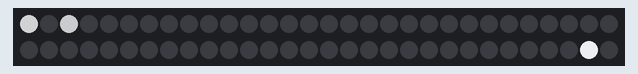
Recording of a sketch running on a simulated Arduino Uno, built with avr-gcc and run on an emulated ATmega328P. Shown: 60 RGB LEDs in strip order, left to right, continuing on the next row.

Above: at 0.16 s.
At 2.76 s:
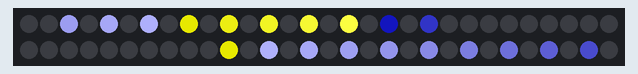
At 5.03 s:
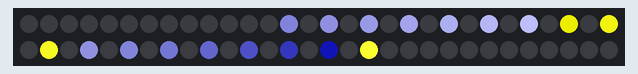
At 10.23 s:
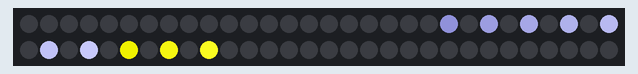
At 16.4 s:
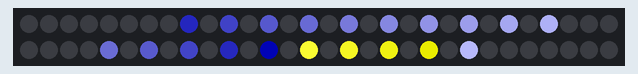
At 20.63 s:
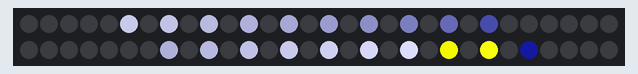

Measured:
- by itself, everything shown: repeats every 19.5 s, in 60 steps

The sketch:

strobe_fromBothSides.ino
```cpp
// Simple NeoPixel test.  Lights just a few pixels at a time so a
// long strip can safely be powered from Arduino 5V pin.  Arduino
// may nonetheless hiccup when LEDs are first connected and not
// accept code.  So upload code first, unplug USB, connect pixels
// to GND FIRST, then +5V and digital pin 6, then re-plug USB.
// A working strip will show a few pixels moving down the line,
// cycling between red, green and blue.  If you get no response,
// might be connected to wrong end of strip -- look for the data
// direction arrows printed on the strip.

#include <Adafruit_NeoPixel.h>

#define PIN    6
#define N_LEDS 60 // 5 meter reel @ 30 LEDs/m

Adafruit_NeoPixel strip = Adafruit_NeoPixel(N_LEDS, PIN, NEO_GRB + NEO_KHZ800);

void setup() {
  strip.begin();
}

void loop() {
  strobe(0xff0000); // Red
  //chase(0x00FF00, true); // Green
  //bothdir(0x0000FF); // Blue
  //chase(0x00FF00, false); // Green
}

static void strobe(uint32_t c) {
  uint8_t n = 30;
  uint32_t sub = 0x101010;

  // draw
  uint16_t iopp = strip.numPixels()+16;
  uint16_t p = -16;
  uint16_t popp = iopp;
  for(uint16_t i=0; i<strip.numPixels(); i++) {

      //from front
      strip.setPixelColor(p  , c); // Draw new pixel
      c-=sub;
      p+=2;
      strip.setPixelColor(p  , c); // Draw new pixel
      c-=sub;
      p+=2;
      strip.setPixelColor(p  , c); // Draw new pixel
      c-=sub;
      p+=2;
      strip.setPixelColor(p  , c); // Draw new pixel
      c-=sub;
      p+=2;
      strip.setPixelColor(p  , c); // Draw new pixel
      c-=sub;
      p+=2;
      strip.setPixelColor(p  , c); // Draw new pixel
      c-=sub;
      p+=2;
      strip.setPixelColor(p  , c); // Draw new pixel
      c-=sub;
      p+=2;
      strip.setPixelColor(p  , c); // Draw new pixel
      c-=sub;
      p+=2;
      strip.setPixelColor(p  , c); // Draw new pixel
      c-=sub;
      p+=2;
      strip.setPixelColor(p  , c); // Draw new pixel
      c-=sub;
      p-=17;

      //from back
      strip.setPixelColor(popp  , c); // Draw new pixel
      c-=sub;
      popp-=2;
      strip.setPixelColor(popp  , c); // Draw new pixel
      c-=sub;
      popp-=2;
      strip.setPixelColor(popp  , c); // Draw new pixel
      c-=sub;
      popp-=2;
      strip.setPixelColor(popp  , c); // Draw new pixel
      c-=sub;
      popp-=2;
      strip.setPixelColor(popp  , c); // Draw new pixel
      c-=sub;
      popp-=2;
      strip.setPixelColor(popp  , c); // Draw new pixel
      c-=sub;
      popp-=2;
      strip.setPixelColor(popp  , c); // Draw new pixel
      c-=sub;
      popp-=2;
      strip.setPixelColor(popp  , c); // Draw new pixel
      c-=sub;
      popp-=2;
      strip.setPixelColor(popp  , c); // Draw new pixel
      c-=sub;
      popp-=2;
      strip.setPixelColor(popp  , c); // Draw new pixel
      c-=sub;
      popp+=17;

      strip.show();
      delay(10);

      // erase all
      for(uint16_t i=0; i<strip.numPixels(); i++) {
        strip.setPixelColor(i  , 0);
      }
      strip.show();
      delay(30);
  }
}

static void chase(uint32_t c, bool forward) {
  uint8_t n = 30;
  uint32_t sub = 0x001000;
  int8_t increment = 1;
  uint16_t p = 0;
  if (!forward) {
    increment = -1;
    p = strip.numPixels();
  }
  for(uint16_t i=0; i<strip.numPixels()+n; i++) {
      strip.setPixelColor(p  , c); // Draw new pixel
      c-=sub;
      p+=increment;
      strip.show();
      delay(10);
  }

  // erase all
  for(uint16_t i=0; i<strip.numPixels(); i++) {
    strip.setPixelColor(i  , 0);
    strip.show();
  }
}
```
